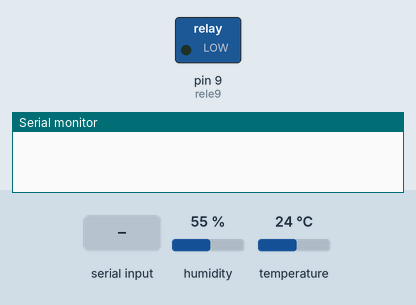
The sketch below on a simulated Arduino Uno, built with avr-gcc and run on an emulated ATmega328P. On the bench: switched loads named in the sketch (green lamp = pin HIGH), the last lines printed to the serial monitor. The inputs (shaded band) are chosen by the test bench; at power-on: humidity 55 %, temperature 24 °C.

Above: at 1.2 s.
1.3 s: "luz1on" received over Serial
At 2.1 s:
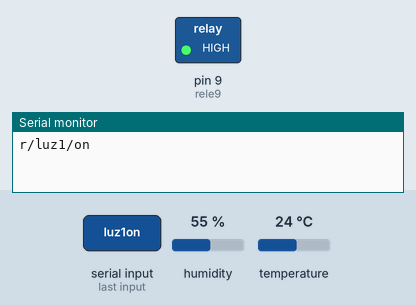
2.8 s: "luz1off" received over Serial
At 3.6 s:
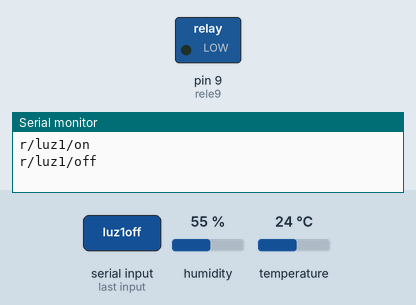
Timing chart, 0 to 5.8 s (numbered marks = the images above; inputs shaded):
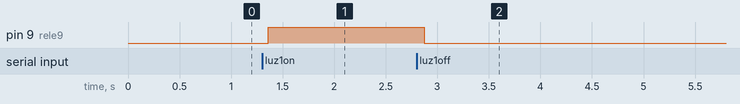

The sketch:

no_receptor.ino
```cpp
#include "DHT.h"
#define DHTPIN A1 // pino que estamos conectado
#define DHTTYPE DHT11 // DHT 11

DHT dht(DHTPIN, DHTTYPE);
String received;
int rele9 = 9;

void setup(){
  pinMode(rele9, OUTPUT);
  Serial.begin(9600);
  dht.begin();
}
void loop(){
  received = "";
  // A leitura da temperatura e umidade pode levar 250ms!
  // O atraso do sensor pode chegar a 2 segundos.
  float h = dht.readHumidity();
  float t = dht.readTemperature();
  // testa se retorno é valido, caso contrário algo está errado.
  if(Serial.available()){
   while(Serial.available()){
    char mesagem = Serial.read();
    received += mesagem;
    delay(10);
   }
   if(received.indexOf("luz1on") >=0){
      digitalWrite(rele9,HIGH);
      Serial.println("r/luz1/on");
   }
   if(received.indexOf("luz1off") >=0){
      digitalWrite(rele9,LOW);
      Serial.println("r/luz1/off");
   }
   if(received.indexOf("tempstate") >=0){
      if (isnan(t) || isnan(h)) {
        Serial.println("Failed to read from DHT");
        }
      else{
        Serial.print("rs/temp/");
        Serial.println(t);
        }
      }
}
}
```

Measured:
- after the input at 1.3 s, pin 9 (rele9): LOW → HIGH after 0.06 s
- after the input at 2.8 s, pin 9 (rele9): HIGH → LOW after 0.07 s
